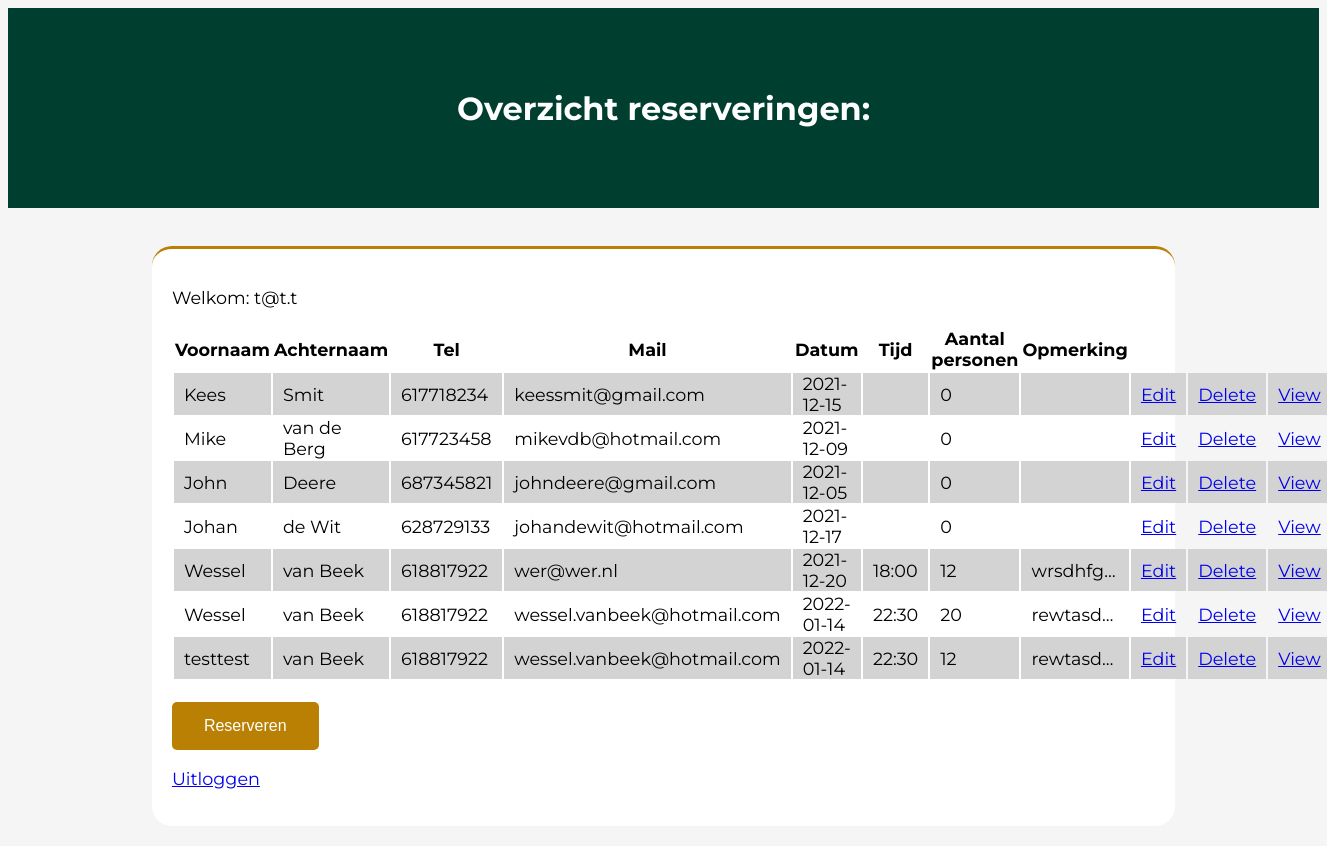
The page / (signed in) on the database its author committed.
### tables this page shows
CREATE TABLE `reservations` (
  `id` int(11) NOT NULL,
  `first_name` varchar(30) NOT NULL,
  `last_name` varchar(50) NOT NULL,
  `phone_number` int(10) NOT NULL,
  `mail` varchar(75) NOT NULL,
  `date` date NOT NULL,
  `reservation_time` text NOT NULL,
  `comment` text NOT NULL,
  `total_guests` int(11) NOT NULL
);

### index.php (the view, shortened to what this page needs)
<?php
$email = $_SESSION['loggedInUser']['email'];
require_once "includes/database.php";
$query = "SELECT * FROM reservations";
$result = mysqli_query($db, $query);
$reservations = [];
while ($row = mysqli_fetch_assoc($result)) {
    $reservations[] = $row;
}
?>
<!DOCTYPE html>
<html lang="en">
<head>
    <link rel="stylesheet" type="text/css" href="css/styles.css"/>
</head>
<body>
<header>
    <h1>Overzicht reserveringen:</h1>
</header>
<br>
<section>
    <p>Welkom: <?= $email ?> </p>
<div class="overview">
    <table>
        <thead>
        <tr>
            <th>Voornaam</th>
            <th>Achternaam</th>
            <th>Tel</th>
            <th>Mail</th>
            <th>Datum</th>
            <th>Tijd</th>
            <th>Aantal personen</th>
            <th>Opmerking</th>
        </tr>
        </thead>
        <tbody>
        <?php foreach ($reservations as $reservation) { ?>
            <tr>
                <td><?= $reservation['first_name'] ?></td>
                <td><?= $reservation['last_name'] ?></td>
                <td><?= $reservation['phone_number'] ?></td>
                <td><?= $reservation['mail'] ?></td>
                <td><?= $reservation['date'] ?></td>
                <td><?= $reservation['reservation_time'] ?></td>
                <td id="guestsfield"><?= $reservation['total_guests'] ?></td>
                <td id="commentfield"><?= $reservation['comment'] ?></td>
                <td><a href="edit.php?id=<?= $reservation['id'] ?>">Edit</a></td>
                <td><a href="delete.php?id=<?= $reservation['id'] ?>">Delete</a></td>
                <td><a href="view.php?id=<?= $reservation['id'] ?>">View</a></td>
            </tr>
        <?php } ?>
        </tbody>
    </table>
    <br>
    <button id="reservation_button"><a href="reservation.php">Reserveren</button></a>
</div>
    <p><a href="logout.php">Uitloggen</a></p>
</section>
</body>
</html>

### css/styles.css (style rules this page uses)
html { scroll-behavior: smooth; }
body { background-color: rgb(245, 245, 245); }
table { width: 100%; }
tbody tr:nth-child(odd) { background-color: lightgray; width: 100%; }
td { padding: 0 10px; }
td#guestsfield { overflow: hidden; width: 10px; text-overflow: ellipsis; }
td#commentfield { overflow: hidden; max-width: 30px; text-overflow: ellipsis; }
header { background-color: #003F2F; height: 200px; color: white; width: 100%; display: flex; align-items: center; justify-content: center; text-align: center; font-family: 'Montserrat', sans-serif; }
section { background-color: rgb(255, 255, 255); padding: 20px; margin: 20px auto; color: black; font-size: 1.1em; max-width: 75%; font-family: 'Montserrat', sans-serif; border-radius: 20px; border-top: 3px solid #B98004; }
button#reservation_button { background-color: #B98004; border: none; color: white; padding: 15px 32px; text-align: center; text-decoration: none; display: inline-block; font-size: 16px; border-radius: 5px; display: block; margin-left: 0; margin-right: auto; }
button a { color: white; text-decoration: none; }

### rows shown on the page
reservations: first_name "Kees", last_name "Smit", phone_number "617718234", mail "keessmit@gmail.com", date "2021-12-15", total_guests "0"
reservations: first_name "Mike", last_name "van de Berg", phone_number "617723458", mail "mikevdb@hotmail.com", date "2021-12-09", total_guests "0"
reservations: first_name "John", last_name "Deere", phone_number "687345821", mail "johndeere@gmail.com", date "2021-12-05", total_guests "0"
reservations: first_name "Johan", last_name "de Wit", phone_number "628729133", mail "johandewit@hotmail.com", date "2021-12-17", total_guests "0"
reservations: first_name "Wessel", last_name "van Beek", phone_number "618817922", mail "wer@wer.nl", date "2021-12-20", reservation_time "18:00", total_guests "12", comment "wrsdhfg…"
reservations: first_name "Wessel", last_name "van Beek", phone_number "618817922", mail "wessel.vanbeek@hotmail.com", date "2022-01-14", reservation_time "22:30", total_guests "20", comment "rewtasdf…"
reservations: first_name "testtest", last_name "van Beek", phone_number "618817922", mail "wessel.vanbeek@hotmail.com", date "2022-01-14", reservation_time "22:30", total_guests "12", comment "rewtasdf…"

### other values the page prints
$email "t@t.t"
